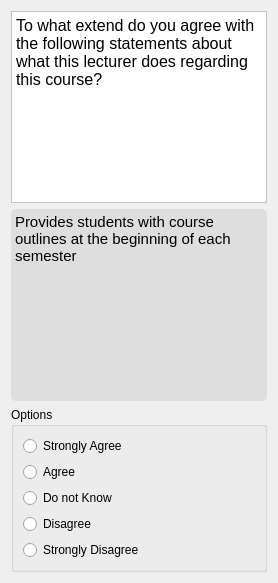
                   <widget class="QWidget" name="page_39">
                    <layout class="QVBoxLayout" name="verticalLayout_109">
                     <item>
                      <widget class="QTextBrowser" name="textBrowser_85">
                       <property name="styleSheet">
                        <string notr="true">background-color: rgb(255, 255, 255);</string>
                       </property>
                       <property name="html">
                        <string>&lt;!DOCTYPE HTML PUBLIC &quot;-//W3C//DTD HTML 4.0//EN&quot; &quot;http://www.w3.org/TR/REC-html40/strict.dtd&quot;&gt;
&lt;html&gt;&lt;head&gt;&lt;meta name=&quot;qrichtext&quot; content=&quot;1&quot; /&gt;&lt;style type=&quot;text/css&quot;&gt;
p, li { white-space: pre-wrap; }
&lt;/style&gt;&lt;/head&gt;&lt;body style=&quot; font-family:'Comic Sans MS'; font-size:10pt; font-weight:400; font-style:normal;&quot;&gt;
&lt;p style=&quot; margin-top:0px; margin-bottom:0px; margin-left:0px; margin-right:0px; -qt-block-indent:0; text-indent:0px;&quot;&gt;&lt;span style=&quot; font-family:'consolas'; font-size:12pt;&quot;&gt;To what extend do you agree with the following statements about what this lecturer does regarding this course?&lt;/span&gt;&lt;/p&gt;&lt;/body&gt;&lt;/html&gt;</string>
                       </property>
                      </widget>
                     </item>
                     <item>
                      <widget class="QTextBrowser" name="textBrowser_86">
                       <property name="styleSheet">
                        <string notr="true">background-color: rgb(222, 222, 222);
border-radius: 5px;</string>
                       </property>
                       <property name="html">
                        <string>&lt;!DOCTYPE HTML PUBLIC &quot;-//W3C//DTD HTML 4.0//EN&quot; &quot;http://www.w3.org/TR/REC-html40/strict.dtd&quot;&gt;
&lt;html&gt;&lt;head&gt;&lt;meta name=&quot;qrichtext&quot; content=&quot;1&quot; /&gt;&lt;style type=&quot;text/css&quot;&gt;
p, li { white-space: pre-wrap; }
&lt;/style&gt;&lt;/head&gt;&lt;body style=&quot; font-family:'Comic Sans MS'; font-size:10pt; font-weight:400; font-style:normal;&quot;&gt;
&lt;p style=&quot; margin-top:0px; margin-bottom:0px; margin-left:0px; margin-right:0px; -qt-block-indent:0; text-indent:0px;&quot;&gt;&lt;span style=&quot; font-family:'consolas'; font-size:11pt;&quot;&gt;Provides students with course outlines at the beginning of each semester&lt;/span&gt;&lt;/p&gt;&lt;/body&gt;&lt;/html&gt;</string>
                       </property>
                      </widget>
                     </item>
                     <item>
                      <widget class="QGroupBox" name="groupBox_5">
                       <property name="styleSheet">
                        <string notr="true"/>
                       </property>
                       <property name="title">
                        <string>Options</string>
                       </property>
                       <property name="flat">
                        <bool>false</bool>
                       </property>
                       <layout class="QVBoxLayout" name="verticalLayout_110">
                        <item>
                         <layout class="QVBoxLayout" name="verticalLayout_111">
                          <item>
                           <widget class="QRadioButton" name="radioButton_1_6">
                            <property name="styleSheet">
                             <string notr="true"/>
                            </property>
                            <property name="text">
                             <string>Strongly Agree</string>
                            </property>
                           </widget>
                          </item>
                          <item>
                           <widget class="QRadioButton" name="radioButton_1_7">
                            <property name="text">
                             <string>Agree</string>
                            </property>
                           </widget>
                          </item>
                          <item>
                           <widget class="QRadioButton" name="radioButton_1_8">
                            <property name="text">
                             <string>Do not Know</string>
                            </property>
                           </widget>
                          </item>
                          <item>
                           <widget class="QRadioButton" name="radioButton_1_9">
                            <property name="text">
                             <string>Disagree</string>
                            </property>
                           </widget>
                          </item>
                          <item>
                           <widget class="QRadioButton" name="radioButton_1_10">
                            <property name="text">
                             <string>Strongly Disagree</string>
                            </property>
                           </widget>
                          </item>
                         </layout>
                        </item>
                       </layout>
                      </widget>
                     </item>
                    </layout>
                   </widget>
